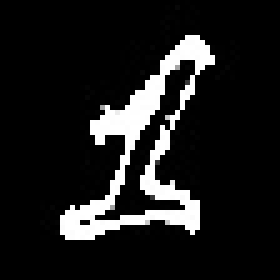
#> input picture Preprocess/1.jpg, 56 x 56 px, found by its file name (shown 5 times larger); its folder holds only this picture in this run
$ jupyter execute --allow-errors Untitled.ipynb   (shell and % lines are left out)
#> lines starting #> are read from the running program, lines starting #| are printed output that depends on the picture; after the words box and inside, x2 and y2 are one past the last pixel; in counts of white or black regions, pixels touching at a corner belong together
#> further down, img is the input picture: shape (56, 56, 3); min 0, max 255, mean 29
#> `img = img[:,int(img.shape[1] * 0.2) : int(img.shape[1] * 0.8)]`:
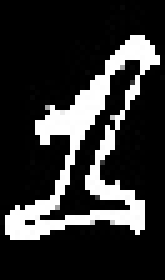
#> img: shape (56, 33) (shown 5 times larger); min 0, max 255, mean 49.1
#> `img = cv.GaussianBlur(img, (51, 51), 0)`:
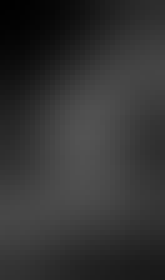
#> img: shape (56, 33) (shown 5 times larger); min 1, max 83, mean 50.9
#> `_, maxVal, _, _ = cv.minMaxLoc(img)`: maxVal = 83
#> `_, img = cv.threshold(img, 0.80 * maxVal, 255, cv.THRESH_BINARY)`:
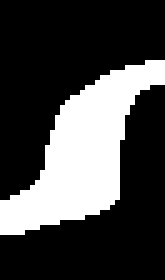
#> img: shape (56, 33) (shown 5 times larger); 27.4% white; 1 white region, box (x1, y1, x2, y2) and area: (0, 12, 33, 47) 507
#| 83.0
#> `img = cv.resize(img, (56, 56))`:
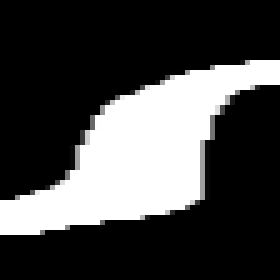
#> img: shape (56, 56) (shown 5 times larger); min 0, max 255, mean 69.9
[cell 1]
import cv2 as cv
import numpy as np
import matplotlib.pyplot as plt

#> (a cell that did not finish here is left out)
